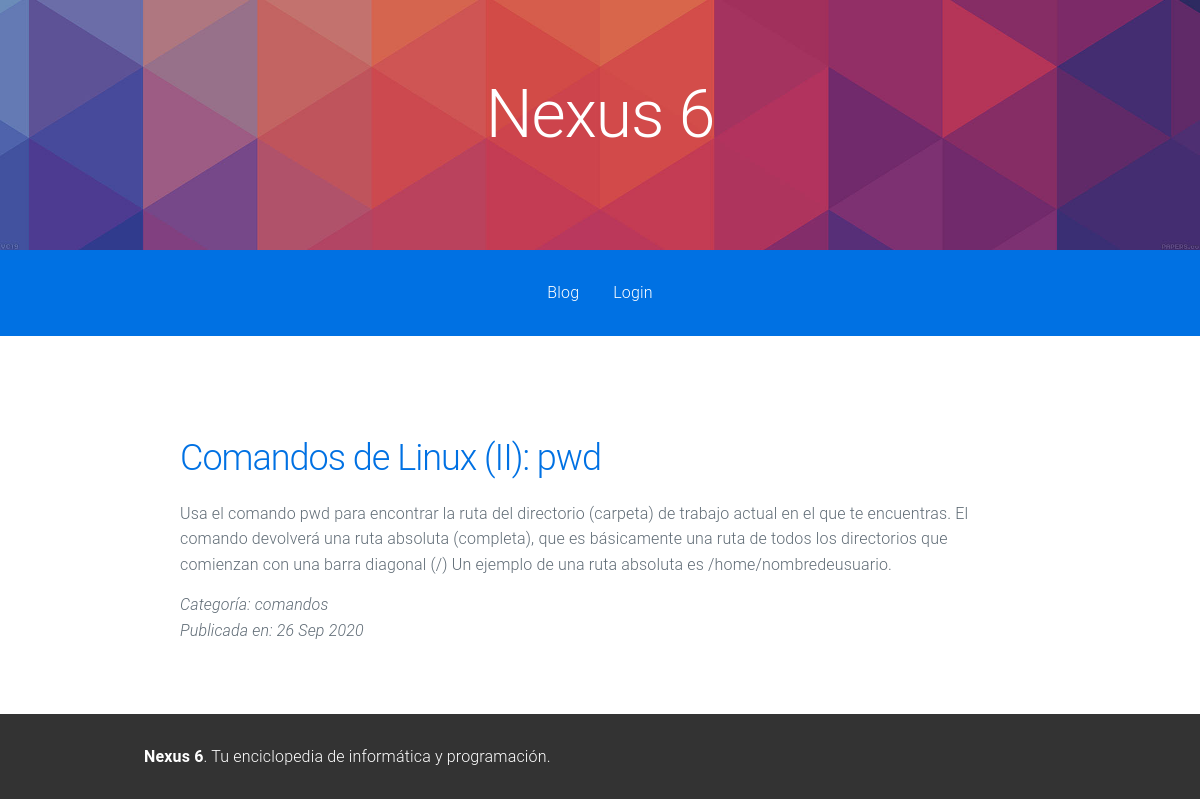
The app's page /?view=8 with its own data.
### tables this page shows
CREATE TABLE IF NOT EXISTS posts
(
  id              smallint unsigned NOT NULL auto_increment,
  title           varchar(255) NOT NULL,
  excerpt         text NOT NULL,
  content         text NOT NULL,
  category        text,
  published_on    datetime NOT NULL,

  PRIMARY KEY     (id)
);

### inc/posts.php (called while the page is built, shortened)
<?php
function get_all_posts()
{
	global $app_db;
	$result = $app_db->query("SELECT * FROM posts ORDER BY published_on DESC");
	return $app_db->fetch_all($result);
}
function get_post($post_id)
{
	global $app_db;
	$post_id = intval($post_id);
	$query = "SELECT * FROM posts WHERE id = " . $post_id;
	$result = $app_db->query($query);
	return $app_db->fetch_assoc($result);
}

### inc/class-db.php (called while the page is built, shortened)
<?php
class Db
{
  private $app_db = false;
  public function __construct($host, $user, $password, $database, $port)
  {
    $this->app_db = mysqli_connect(DB_HOST, DB_USER, DB_PASSWORD, DB_DATABASE, DB_PORT);
  }
  public function query($query)
  {
    $result = mysqli_query($this->app_db, $query);
    return $result;
  }
  public function fetch_assoc($result)
  {
    return mysqli_fetch_assoc($result);
  }
}

### init.php (called while the page is built, shortened)
<?php
require( 'inc/class-db.php' );
require( 'inc/posts.php' );
$app_db = new DB( DB_HOST, DB_USER, DB_PASSWORD, DB_DATABASE, DB_PORT );

### index.php (the view)
<?php require( 'init.php' ); ?>
<?php
$all_posts = get_all_posts();
$post_found = false;
if ( isset( $_GET['view'] ) ) {
	$post_found = get_post( $_GET['view'] );
	if ( $post_found ) {
		$all_posts = [ $post_found ];
	}
}
?>
<?php require( 'templates/header.php' ); ?>
	<div class="posts">
		<?php foreach ( $all_posts as $post ): ?>
			<article class="post">
				<header>
					<h2 class="post-title">
						<a href="?view=<?php echo $post['id']; ?>"><?php echo $post['title']; ?></a>
					</h2>
				</header>
				<div class="post-content">
					<?php if ( $post_found ): ?>
						<?php echo $post['content']; ?>
					<?php else: ?>
						<?php echo $post['excerpt']; ?>
					<?php endif; ?>
				</div>
				<footer>
					<span class="post-date">
						Categoría:
						<?php echo $post['category']; ?>
					</span></br>
					<span class="post-date">
						Publicada en:
						<?php	echo strftime( '%d %b %Y', strtotime( $post['published_on'] ) );	?>
					</span>
				</footer>
			</article>
		<?php endforeach; ?>
	</div>
<?php require( 'templates/footer.php' );

### assets/style.css (style rules this page uses)
*, *:after, *:before { box-sizing: inherit; }
html { box-sizing: border-box; font-size: 62.5%; }
body { color: #606c76; font-family: 'Roboto', 'Helvetica Neue', 'Helvetica', 'Arial', sans-serif; font-size: 1.6em; font-weight: 300; letter-spacing: .01em; line-height: 1.6; margin:0; }
a { color: #0071e3; text-decoration: none; }
h1, h2, h3, h4, h5, h6 { font-weight: 300; letter-spacing: -.1rem; margin-bottom: 2.0rem; margin-top: 0; }
h2 { font-size: 3.6rem; line-height: 1.25; }
.posts article.post { padding-bottom: 3rem; margin-bottom:3rem; border-bottom:1px solid lightgray; }
.posts article.post:last-child { border-bottom:none; }
.posts article footer { margin-top: 1.5rem; font-style: italic; }

### records on screen
posts: title "Comandos de Linux (II): pwd", content "Usa el comando pwd para encontrar la ruta del directorio (carpeta) de trabajo actual en el que te encuentras. El comando devolverá una ruta absoluta (completa), que es básicamente una ruta de todos los directorios que comienzan con una barra diagonal (/) Un ejemplo de una ruta absoluta es /home/nombredeusuario.", category "comandos", published_on "26 Sep 2020"
